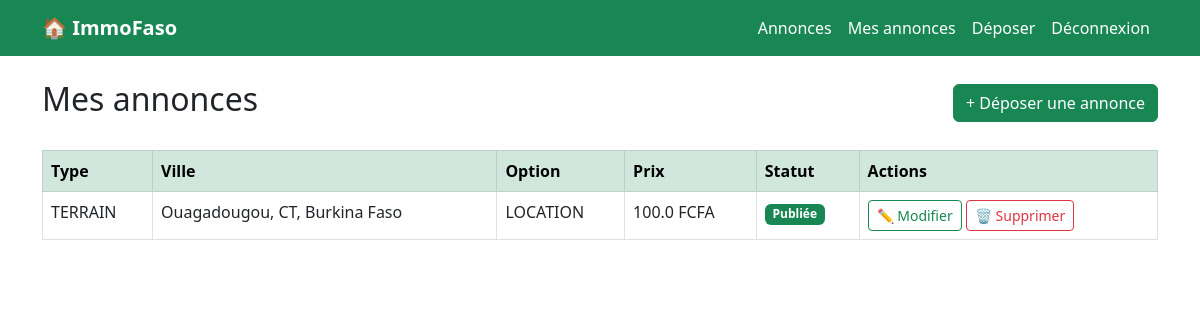
Page /mon-espace/bailleur/annonces/ (signed in) on the committed database.
### core/models.py (models this page shows, shortened)
class Annonce(models.Model):
    OPTION_CHOICES = [
        ('LOCATION', 'Location'),
        ('VENTE', 'Vente'),
    ]
    STATUT_CHOICES = [
        ('EN_ATTENTE', 'En attente de validation'),
        ('PUBLIEE', 'Publiée'),
        ('REFUSEE', 'Refusée'),
        ('RETIREE', 'Retirée'),
    ]
    bailleur = models.ForeignKey(
        Bailleur,
        on_delete=models.CASCADE,
        related_name='annonces',
        null=True,
        blank=True
    )
    bien = models.ForeignKey(
        BienImmobilier,
        on_delete=models.CASCADE,
        related_name='annonces'
    )
    agent_validateur = models.ForeignKey(
        Agent,
        on_delete=models.SET_NULL,
        null=True,
        blank=True,
        related_name='annonces_validees'
    )
    agent_createur = models.ForeignKey(
    Agent,
    on_delete=models.SET_NULL,
    null=True,
    blank=True,
    related_name='annonces_agence'
)
    option = models.CharField(max_length=10, choices=OPTION_CHOICES)
    prix = models.FloatField()
    description = models.TextField()
    statut = models.CharField(max_length=20, choices=STATUT_CHOICES, default='EN_ATTENTE')
    date_publication = models.DateTimeField(auto_now_add=True)
    class Meta:
        verbose_name = 'Annonce'

class BienImmobilier(models.Model):
    TYPE_CHOICES = [
        ('TERRAIN', 'Terrain'),
        ('BATIMENT', 'Bâtiment'),
        ('APPARTEMENT', 'Appartement'),
        ('VILLA', 'Villa'),
        ('COMMERCE', 'Commerce'),
    ]
    USAGE_CHOICES = [
        ('RESIDENCE', 'Résidence'),
        ('BUREAU', 'Bureau'),
        ('COMMERCE', 'Commerce'),
        ('AGRICULTURE', 'Agriculture'),
    ]
    proprietaire = models.ForeignKey(Bailleur, on_delete=models.CASCADE, related_name='biens',null=True,blank=True  )
    type = models.CharField(max_length=20, choices=TYPE_CHOICES)
    usage = models.CharField(max_length=20, choices=USAGE_CHOICES)
    superficie = models.FloatField()
    ville = models.CharField(max_length=100)
    localisation = models.CharField(max_length=255)
    description = models.TextField()
    class Meta:
        verbose_name = 'Bien Immobilier'

### core/views.py (the view)
# urls.py: path('mon-espace/bailleur/annonces/', views.mes_annonces_bailleur, name='mes_annonces_bailleur'),
@login_required
def mes_annonces_bailleur(request):
    annonces = Annonce.objects.filter(
        bailleur=request.user.bailleur
    ).order_by('-date_publication')
    return render(request, 'bailleur/mes_annonces.html', {'annonces': annonces})

### core/templates/bailleur/mes_annonces.html (shortened to what this page needs)
{% extends 'base.html' %}
{% block content %}
<div class="d-flex justify-content-between align-items-center mb-4">
    <h2>Mes annonces</h2>
    <a href="{% url 'deposer_annonce' %}" class="btn btn-success">
        + Déposer une annonce
    </a>
</div>
{% if annonces %}
    <div class="table-responsive">
        <table class="table table-bordered table-hover">
            <thead class="table-success">
                <tr>
                    <th>Type</th>
                    <th>Ville</th>
                    <th>Option</th>
                    <th>Prix</th>
                    <th>Statut</th>
                    <th>Actions</th>
                </tr>
            </thead>
            <tbody>
                {% for annonce in annonces %}
                <tr>
                    <td>{{ annonce.bien.type }}</td>
                    <td>{{ annonce.bien.ville }}</td>
                    <td>{{ annonce.option }}</td>
                    <td>{{ annonce.prix }} FCFA</td>
                    <td>
                        {% if annonce.statut == 'EN_ATTENTE' %}
                            <span class="badge bg-warning text-dark">En attente</span>
                        {% elif annonce.statut == 'PUBLIEE' %}
                            <span class="badge bg-success">Publiée</span>
                        {% elif annonce.statut == 'REFUSEE' %}
                            <span class="badge bg-danger">Refusée</span>
                        {% elif annonce.statut == 'RETIREE' %}
                            <span class="badge bg-secondary">Retirée</span>
                        {% endif %}
                    </td>
                    <td>
                        <a href="{% url 'modifier_annonce' annonce.id %}" class="btn btn-sm btn-outline-success">
                            ✏️ Modifier
                        </a>
                        <a href="{% url 'supprimer_annonce' annonce.id %}" class="btn btn-sm btn-outline-danger">
                            🗑️ Supprimer
                        </a>
                    </td>
                </tr>
                {% endfor %}
            </tbody>
        </table>
    </div>
{% else %}
    <div class="alert alert-info">
        Vous n'avez pas encore déposé d'annonce.
        <a href="{% url 'deposer_annonce' %}">Déposer ma première annonce</a>
    </div>
{% endif %}
{% endblock %}

### rows in the picture
Annonce: bien.type "TERRAIN", bien.ville "Ouagadougou, CT, Burkina Faso", option "LOCATION", prix "100.0", statut "Publiée"
